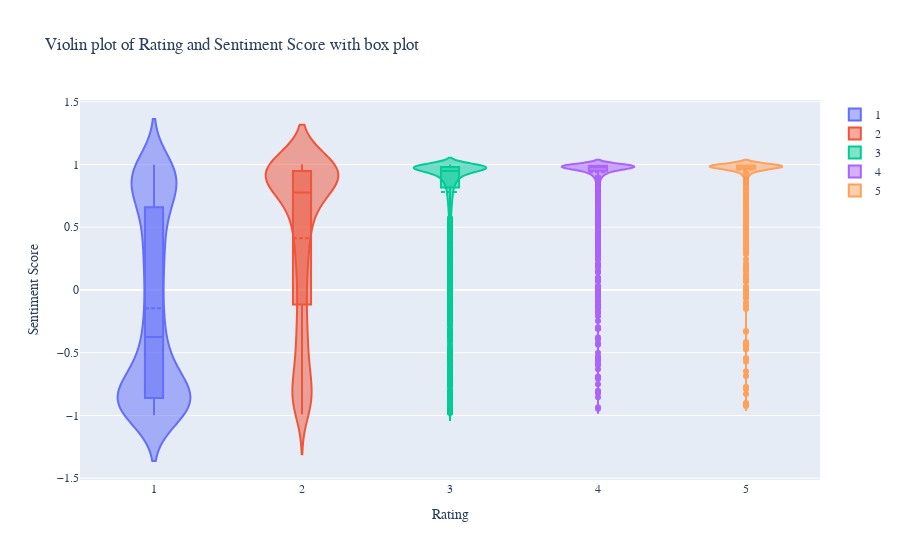

The code cell stored with this chart in its notebook:
### Markdown cell above
### Violin Plot

### Code cell
fig = go.Figure()

Ratings = [1,2,3,4,5]

for rating in Ratings:
    fig.add_trace(go.Violin(x=df['Rating'][df['Rating'] == rating],
                            y=df['Sentiment_Score'][df['Rating'] == rating],
                            name=rating,
                            box_visible=True,
                            meanline_visible=True))
fig.update_layout(
    title="Violin plot of Rating and Sentiment Score with box plot",
    xaxis_title="Rating",
    yaxis_title="Sentiment Score",
    font=dict(
        family="Courier New, monospace",
        size=12,
        
    )
)
fig.show()

### Figure 1 — Plotly figure (JSON) as saved in the notebook; plotly's stock layout.template omitted (floating-point values rounded to 4 significant figures; data arrays with more than 128 entries replaced by an {"elided": "..."} marker saying what was removed)
{"data": [{"box": {"visible": true}, "meanline": {"visible": true}, "name": "1", "type": "violin", "x": {"elided": "1421 int values"}, "y": {"elided": "1421 float values"}}, {"box": {"visible": true}, "meanline": {"visible": true}, "name": "2", "type": "violin", "x": {"elided": "1793 int values"}, "y": {"elided": "1793 float values"}}, {"box": {"visible": true}, "meanline": {"visible": true}, "name": "3", "type": "violin", "x": {"elided": "2183 int values"}, "y": {"elided": "2183 float values"}}, {"box": {"visible": true}, "meanline": {"visible": true}, "name": "4", "type": "violin", "x": {"elided": "6039 int values"}, "y": {"elided": "6039 float values"}}, {"box": {"visible": true}, "meanline": {"visible": true}, "name": "5", "type": "violin", "x": {"elided": "9054 int values"}, "y": {"elided": "9054 float values"}}], "layout": {"font": {"family": "Courier New, monospace", "size": 12}, "title": {"text": "Violin plot of Rating and Sentiment Score with box plot"}, "xaxis": {"title": {"text": "Rating"}}, "yaxis": {"title": {"text": "Sentiment Score"}}}}
